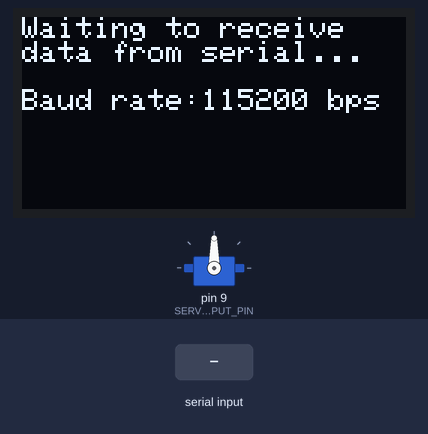
This sketch was run on a simulated Arduino Uno, built with avr-gcc and run on an emulated ATmega328P. Parts: servo, 128×64 one-colour display. The test bench sets the inputs (shaded band). What the sketch prints to the serial monitor is not drawn.

Above: at 1.2 s.
1.3 s: "30,150\n" received over Serial
At 1.7 s:
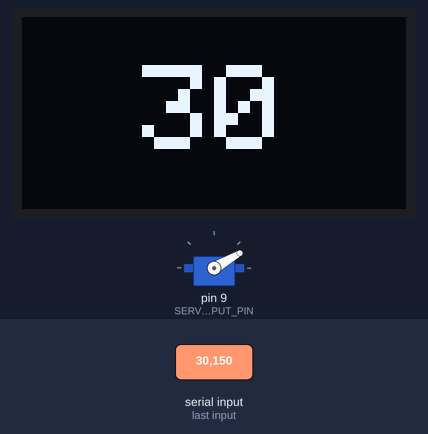
2.8 s: "5\n" received over Serial
At 4.0 s:
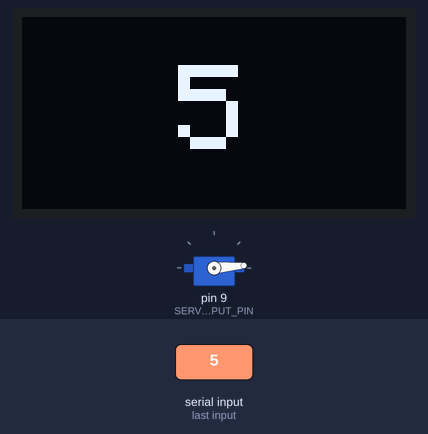
4.3 s: "200\n" received over Serial
At 5.3 s:
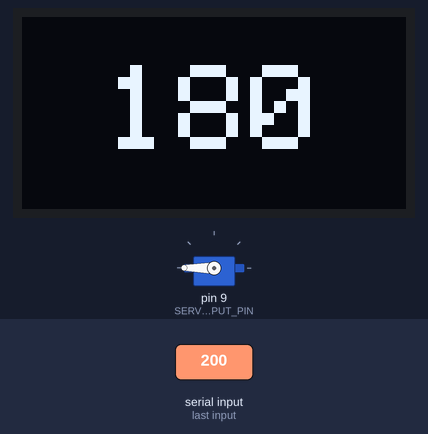
5.8 s: "90,45\n" received over Serial
At 6.4 s:
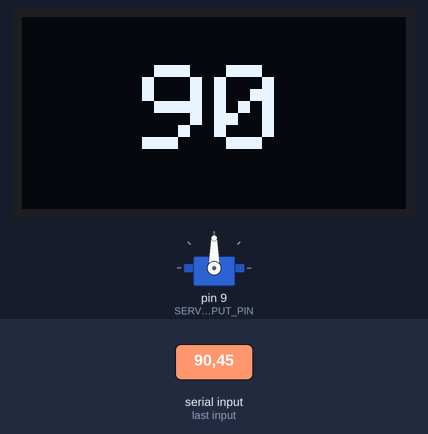
7.3 s: "1,90,45\n" received over Serial
At 8.5 s:
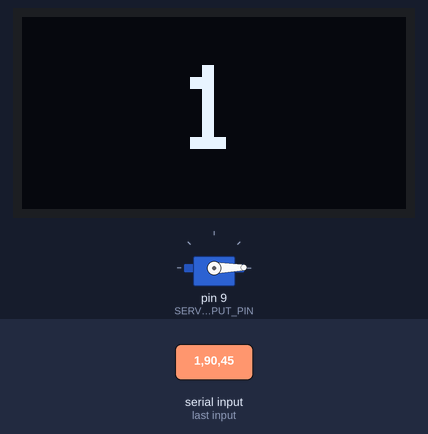
8.8 s: "90\n" received over Serial
At 9.9 s:
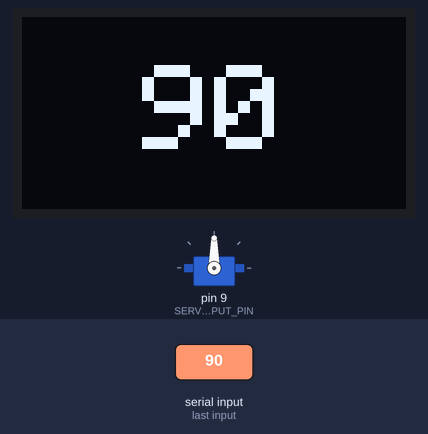
Timing chart, 0 to 11.3 s (numbered marks = the images above; inputs shaded):
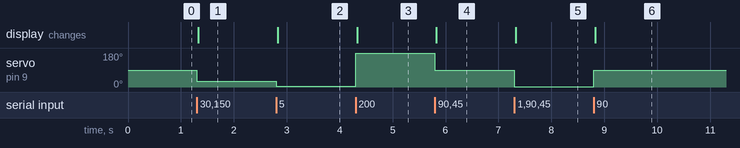

The sketch:

ServoSerialInOLED.ino
```cpp
/**
 * Control a servo motor angle with serial input. The serial stream can either
 * be an integer between 0 - 180 (inclusive) or a floating point between [0, 1] (inclusive).
 * The latter will be converted to an angle between 0 - 180
 *
 * Shows the current servo angle on the OLED
 *
 * See the Arduino servo library:
 * https://www.arduino.cc/reference/en/libraries/servo/
 *
 * By Jon E. Froehlich
 * @jonfroehlich
 * http://makeabilitylab.io
 *
 */
#include <Servo.h>

// Includes for OLED
#include <SPI.h>
#include <Wire.h>
#include <Adafruit_GFX.h>
#include <Adafruit_SSD1306.h>

#define SCREEN_WIDTH 128 // OLED display width, in pixels
#define SCREEN_HEIGHT 64 // OLED display height, in pixels

// Declaration for an SSD1306 display connected to I2C (SDA, SCL pins)
#define OLED_RESET     4 // Reset pin # (or -1 if sharing Arduino reset pin)
Adafruit_SSD1306 _display(SCREEN_WIDTH, SCREEN_HEIGHT, &Wire, OLED_RESET);

const int SERVO_OUTPUT_PIN = 9;
const int MAX_ANALOG_VAL = 1023;

const int MIN_SERVO_ANGLE = 0;
const int MAX_SERVO_ANGLE = 180;

Servo _servo;
int _serialServoAngle = -1;
const long BAUD_RATE = 115200;

void setup()
{
  Serial.begin(BAUD_RATE);
  _servo.attach(SERVO_OUTPUT_PIN);

  // SSD1306_SWITCHCAPVCC = generate display voltage from 3.3V internally
  if(!_display.begin(SSD1306_SWITCHCAPVCC, 0x3D)) { // Address 0x3D for 128x64
    Serial.println(F("SSD1306 allocation failed"));
    for(;;); // Don't proceed, loop forever
  }

  _display.clearDisplay();
  _display.setTextColor(SSD1306_WHITE); // Draw white text
  _display.setCursor(0, 0);     // Start at top-left corner

  _display.print("Waiting to receive\ndata from serial...");
  _display.println("\n");
  _display.print("Baud rate:");
  _display.print(BAUD_RATE);
  _display.print(" bps");
  _display.display();
}

void loop()
{
  // Check if serial data exists, if so read it in
  if(Serial.available() > 0){
    // Read data off the serial port until we get to the endline delimiter ('\n')
    // Store all of this data into a string
    String rcvdSerialData = Serial.readStringUntil('\n');

    // We accept either integers between 0 and 180 or floats. Floats must always
    // have a period.
    int indexOfDecimal = rcvdSerialData.indexOf('.');
    if(indexOfDecimal != -1){
      float serialServoAngleF = rcvdSerialData.toFloat();
      _serialServoAngle = MIN_SERVO_ANGLE + (int)(serialServoAngleF * (MAX_SERVO_ANGLE - MIN_SERVO_ANGLE));
    }else{
      _serialServoAngle = rcvdSerialData.toInt();
    }

    _serialServoAngle = constrain(_serialServoAngle, MIN_SERVO_ANGLE, MAX_SERVO_ANGLE);

    // Echo back data
    Serial.print("# Arduino Received: '");
    Serial.print(rcvdSerialData);
    Serial.print("' Converted to: ");
    Serial.println(_serialServoAngle);

    // Write out new servo angle
    _servo.write(_serialServoAngle);

    displayServoAngle(_serialServoAngle);
  }
}

void displayServoAngle(int servoAngle){
  // Display the angle of the servo on the OLED
  _display.clearDisplay();
  _display.setTextSize(4);
  int16_t x1, y1;
  uint16_t textWidth, textHeight;
  String strAngle = (String)servoAngle;
  _display.getTextBounds(strAngle, 0, 0, &x1, &y1, &textWidth, &textHeight);
  uint16_t yText = _display.height() / 2 - textHeight / 2;
  uint16_t xText = _display.width() / 2 - textWidth / 2;
  _display.setCursor(xText, yText);
  _display.print(strAngle);
  _display.display();
}
```

Measured:
- after the input at 1.3 s, servo on pin 9 (SERVO_OUTPUT_PIN): 90° → 30° at once; the display: changes at once (image 1)
- after the input at 2.8 s, servo on pin 9 (SERVO_OUTPUT_PIN): 30° → 5° at once; the display: changes at once (image 2)
- after the input at 4.3 s, servo on pin 9 (SERVO_OUTPUT_PIN): 5° → 180° at once; the display: changes at once (image 3)
- after the input at 5.8 s, servo on pin 9 (SERVO_OUTPUT_PIN): 180° → 90° at once; the display: changes at once (image 4)
- after the input at 7.3 s, servo on pin 9 (SERVO_OUTPUT_PIN): 90° → 1° at once; the display: changes at once (image 5)
- after the input at 8.8 s, servo on pin 9 (SERVO_OUTPUT_PIN): 1° → 90° at once; the display: changes at once (image 6)
